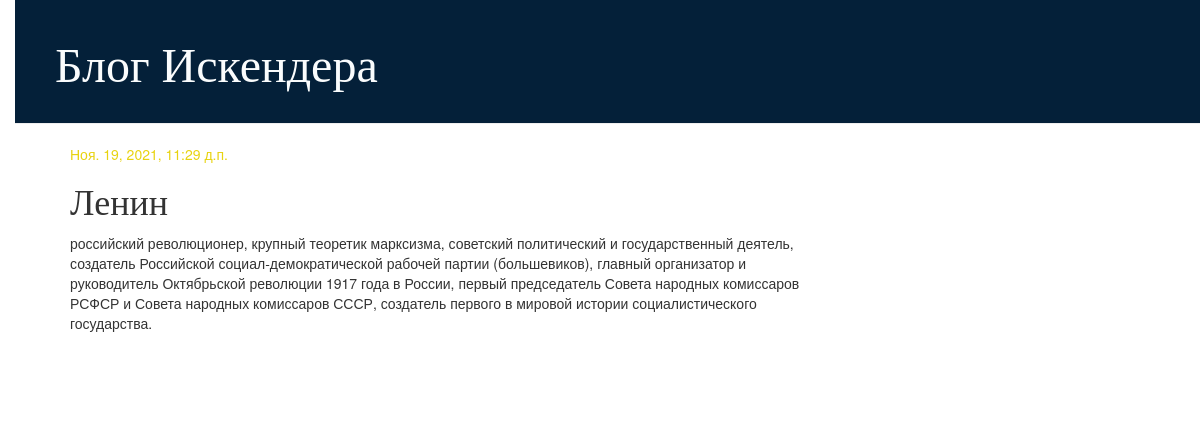
The app's page /post/2/ with its own data.
### blog/models.py (models this page shows, shortened)
class Post(models.Model):
    author = models.ForeignKey(settings.AUTH_USER_MODEL, on_delete=models.CASCADE)
    title = models.CharField(max_length=200)
    text = models.TextField()
    created_date = models.DateTimeField(default=timezone.now)
    published_date = models.DateTimeField(blank=True, null=True)

### blog/views.py (the view)
# urls.py: path('post/<int:pk>/', views.post_detail, name='post_detail'),
def post_detail(request, pk):
    post = get_object_or_404(Post, pk=pk)
    return render(request, 'blog/post_detail.html', {'post': post})

### blog/templates/blog/post_detail.html (shortened to what this page needs)
{% extends 'blog/base.html' %}
{% block content %}
    <div class="post">
        {% if post.published_date %}
            <div class="date">
                {{ post.published_date }}
            </div>
        {% endif %}
        <h1>{{ post.title }}</h1>
        <p>{{ post.text|linebreaksbr }}</p>
    </div>
{% endblock %}

### blog/static/css/blog.css (style rules this page uses)
body { padding-left: 15px; }
h1, h2, h3, h4 { font-family: 'Montagu Slab', cursive; }
.date { color: #e8d310; }
.post { margin-bottom: 70px; }

### records on screen
Post: published_date "Ноя. 19, 2021, 11:29 д.п.", title "Ленин", text "российский революционер, крупный теоретик марксизма, советский политический и государственный деятель, создатель Российской социал-демократической рабочей партии (большевиков), главный организатор и руководитель Октябрьской революции 1917 года в России, первый председатель Совета народных комиссаров РСФСР и Совета народных комиссаров СССР, создатель первого в мировой истории социалистического государства."
